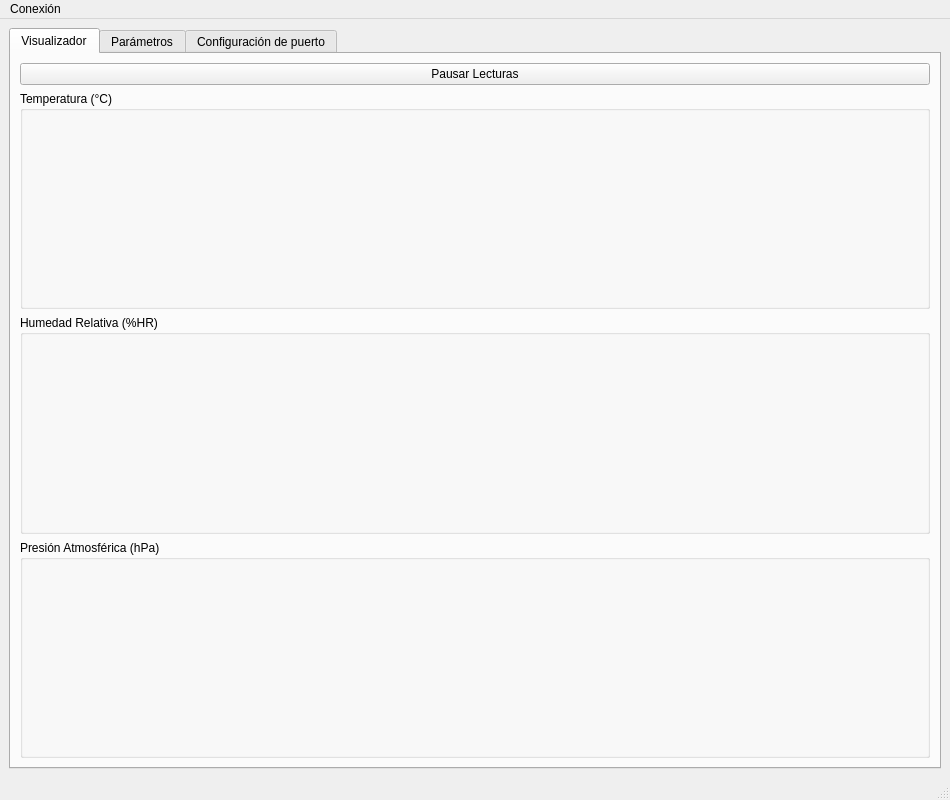
<?xml version="1.0" encoding="UTF-8"?>
<ui version="4.0">
 <class>MainWindow</class>
 <widget class="QMainWindow" name="MainWindow">
  <property name="geometry">
   <rect>
    <x>0</x>
    <y>0</y>
    <width>950</width>
    <height>800</height>
   </rect>
  </property>
  <property name="windowTitle">
   <string>Tarea 2 — Control BME688 &amp;</string>
  </property>
  <widget class="QWidget" name="centralwidget">
   <layout class="QGridLayout" name="gridLayout_main">
    <item row="0" column="0">
     <widget class="QTabWidget" name="pestanas">
      <property name="currentIndex">
       <number>0</number>
      </property>
      <widget class="QWidget" name="tab_graficos">
       <attribute name="title">
        <string>Visualizador</string>
       </attribute>
       <layout class="QVBoxLayout" name="verticalLayout_graficos">
        <item>
         <widget class="QPushButton" name="pausa_graficos">
          <property name="text">
           <string>Pausar Lecturas</string>
          </property>
         </widget>
        </item>
        <item>
         <widget class="QGroupBox" name="group_temp">
          <property name="title">
           <string>Temperatura (°C)</string>
          </property>
          <layout class="QVBoxLayout" name="plot_layout_temp"/>
         </widget>
        </item>
        <item>
         <widget class="QGroupBox" name="group_hum">
          <property name="title">
           <string>Humedad Relativa (%HR)</string>
          </property>
          <layout class="QVBoxLayout" name="plot_layout_hum"/>
         </widget>
        </item>
        <item>
         <widget class="QGroupBox" name="group_pres">
          <property name="title">
           <string>Presión Atmosférica (hPa)</string>
          </property>
          <layout class="QVBoxLayout" name="plot_layout_pres"/>
         </widget>
        </item>
       </layout>
      </widget>
      <widget class="QWidget" name="tab_procesamiento">
       <attribute name="title">
        <string>Parámetros</string>
       </attribute>
       <layout class="QGridLayout" name="gridLayout_proc">
        <!-- Selección de Variables -->
        <item row="0" column="0" colspan="2">
         <widget class="QGroupBox" name="group_vars">
          <property name="title">
           <string>Variables a Transmitir</string>
          </property>
          <layout class="QHBoxLayout" name="horizontalLayout_vars">
           <item>
            <widget class="QCheckBox" name="chk_temp">
             <property name="text">
              <string>Temperatura (T)</string>
             </property>
             <property name="checked">
              <bool>true</bool>
             </property>
            </widget>
           </item>
           <item>
            <widget class="QCheckBox" name="chk_hum">
             <property name="text">
              <string>Humedad (H)</string>
             </property>
             <property name="checked">
              <bool>true</bool>
             </property>
            </widget>
           </item>
           <item>
            <widget class="QCheckBox" name="chk_pres">
             <property name="text">
              <string>Presión (P)</string>
             </property>
             <property name="checked">
              <bool>true</bool>
             </property>
            </widget>
           </item>
          </layout>
         </widget>
        </item>

        <!-- Frecuencia de Muestreo -->
        <item row="1" column="0" colspan="2">
         <widget class="QGroupBox" name="group_freq">
          <property name="title">
           <string>Frecuencia de Adquisición</string>
          </property>
          <layout class="QHBoxLayout" name="horizontalLayout_freq">
           <item>
            <widget class="QLabel" name="lbl_freq">
             <property name="text">
              <string>Frecuencia de muestreo (Hz):</string>
             </property>
            </widget>
           </item>
           <item>
            <widget class="QComboBox" name="combo_frecuencia">
             <item>
              <property name="text">
               <string>0.5</string>
              </property>
             </item>
             <item>
              <property name="text">
               <string>1</string>
              </property>
             </item>
             <item>
              <property name="text">
               <string>2</string>
              </property>
             </item>
             <item>
              <property name="text">
               <string>5</string>
              </property>
             </item>
            </widget>
           </item>
          </layout>
         </widget>
        </item>

        <!-- Media Móvil Temporal -->
        <item row="2" column="0">
         <widget class="QGroupBox" name="group_media_movil">
          <property name="title">
           <string>Media Móvil (ESP32)</string>
          </property>
          <layout class="QGridLayout" name="gridLayout_mm">
           <item row="0" column="0" colspan="2">
            <widget class="QCheckBox" name="chk_media_movil">
             <property name="text">
              <string>Habilitar Cálculo de Promedio</string>
             </property>
             <property name="checked">
              <bool>true</bool>
             </property>
            </widget>
           </item>
           <item row="1" column="0">
            <widget class="QLabel" name="lbl_w">
             <property name="text">
              <string>Ventana W (s):</string>
             </property>
            </widget>
           </item>
           <item row="1" column="1">
            <widget class="QComboBox" name="combo_ventana_w">
             <item>
              <property name="text">
               <string>5</string>
              </property>
             </item>
             <item>
              <property name="text">
               <string>10</string>
              </property>
             </item>
             <item>
              <property name="text">
               <string>30</string>
              </property>
             </item>
             <item>
              <property name="text">
               <string>60</string>
              </property>
             </item>
            </widget>
           </item>
           <item row="2" column="0">
            <widget class="QLabel" name="lbl_title_avg">
             <property name="text">
              <string>temp_avg_c Recibido:</string>
             </property>
            </widget>
           </item>
           <item row="2" column="1">
            <widget class="QLabel" name="lbl_val_temp_avg">
             <property name="text">
              <string>-- °C</string>
             </property>
            </widget>
           </item>
          </layout>
         </widget>
        </item>

        <!-- Detección de Picos -->
        <item row="2" column="1">
         <widget class="QGroupBox" name="group_picos">
          <property name="title">
           <string>Detección de Picos (ESP32)</string>
          </property>
          <layout class="QGridLayout" name="gridLayout_picos">
           <item row="0" column="0" colspan="2">
            <widget class="QCheckBox" name="chk_picos">
             <property name="text">
              <string>Habilitar Detección de Picos</string>
             </property>
             <property name="checked">
              <bool>true</bool>
             </property>
            </widget>
           </item>
           <item row="1" column="0">
            <widget class="QLabel" name="lbl_umbral">
             <property name="text">
              <string>Umbral θ (°C):</string>
             </property>
            </widget>
           </item>
           <item row="1" column="1">
            <widget class="QDoubleSpinBox" name="spin_umbral_pico">
             <property name="singleStep">
              <double>0.100000000000000</double>
             </property>
             <property name="value">
              <double>28.000000000000000</double>
             </property>
            </widget>
           </item>
           <item row="2" column="0" colspan="2">
            <widget class="QListWidget" name="lista_eventos_picos"/>
           </item>
          </layout>
         </widget>
        </item>

        <!-- Estadísticas y Valores Actuales -->
        <item row="3" column="0" colspan="2">
         <widget class="QGroupBox" name="group_lecturas">
          <property name="title">
           <string>Valores Actuales (Mediciones BME688)</string>
          </property>
          <layout class="QHBoxLayout" name="horizontalLayout_vals">
           <item>
            <widget class="QLabel" name="lbl_title_temp">
             <property name="text">
              <string>T:</string>
             </property>
            </widget>
           </item>
           <item>
            <widget class="QLabel" name="lbl_val_temp">
             <property name="text">
              <string>-- °C</string>
             </property>
            </widget>
           </item>
           <item>
            <widget class="QLabel" name="lbl_title_hum">
             <property name="text">
              <string>H:</string>
             </property>
            </widget>
           </item>
           <item>
            <widget class="QLabel" name="lbl_val_hum">
             <property name="text">
              <string>-- %HR</string>
             </property>
            </widget>
           </item>
           <item>
            <widget class="QLabel" name="lbl_title_pres">
             <property name="text">
              <string>P:</string>
             </property>
            </widget>
           </item>
           <item>
            <widget class="QLabel" name="lbl_val_pres">
             <property name="text">
              <string>-- hPa</string>
             </property>
            </widget>
           </item>
          </layout>
         </widget>
        </item>
       </layout>
      </widget>
      <widget class="QWidget" name="configuracion">
       <attribute name="title">
        <string>Configuración de puerto</string>
       </attribute>
       <layout class="QGridLayout" name="gridLayout_serial">
        <item row="0" column="0">
         <widget class="QLabel" name="baudios_combo_label">
          <property name="text">
           <string>Baud Rate</string>
          </property>
         </widget>
        </item>
        <item row="0" column="1">
         <widget class="QComboBox" name="baudios_combo">
          <item>
           <property name="text">
            <string>115200</string>
           </property>
          </item>
          <item>
           <property name="text">
            <string>230400</string>
           </property>
          </item>
          <item>
           <property name="text">
            <string>460800</string>
           </property>
          </item>
          <item>
           <property name="text">
            <string>921600</string>
           </property>
          </item>
         </widget>
        </item>
        <item row="1" column="0">
         <widget class="QLabel" name="puerto_combo_label">
          <property name="text">
           <string>Puerto ESP-32</string>
          </property>
         </widget>
        </item>
        <item row="1" column="1">
         <widget class="QComboBox" name="puerto_combo"/>
        </item>
       </layout>
      </widget>
     </widget>
    </item>
   </layout>
  </widget>
  <widget class="QMenuBar" name="menubar">
   <widget class="QMenu" name="menu_conexion">
    <property name="title">
     <string>Conexión</string>
    </property>
    <addaction name="action_conectar"/>
    <addaction name="action_desconectar"/>
    <addaction name="separator"/>
    <addaction name="action_inicializar"/>
   </widget>
   <addaction name="menu_conexion"/>
  </widget>
  <widget class="QStatusBar" name="statusbar"/>
  <action name="action_conectar">
   <property name="text">
    <string>Conectar</string>
   </property>
  </action>
  <action name="action_desconectar">
   <property name="text">
    <string>Desconectar</string>
   </property>
  </action>
  <action name="action_inicializar">
   <property name="text">
    <string>Inicializar</string>
   </property>
  </action>
 </widget>
 <resources/>
 <connections/>
</ui>
